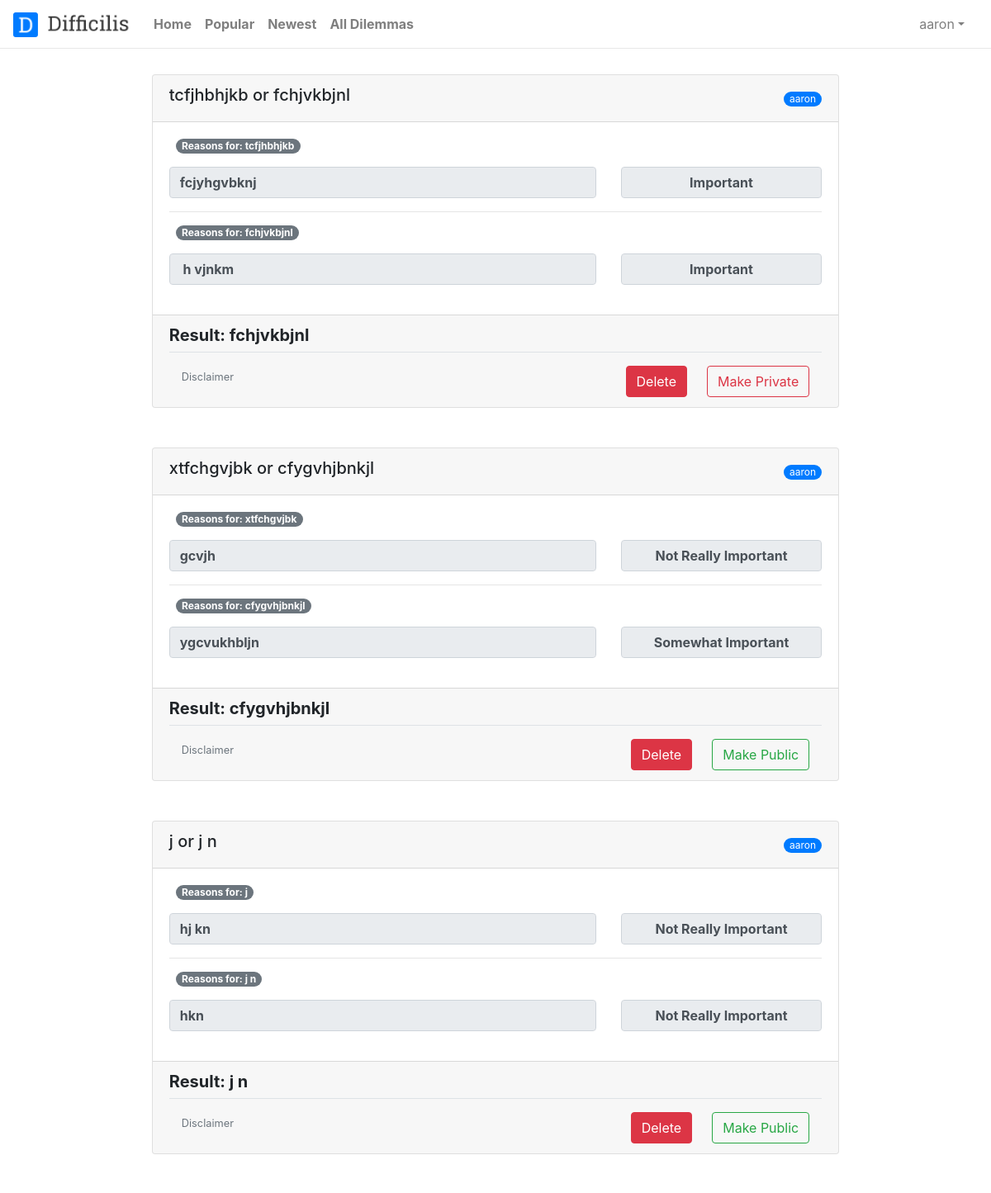
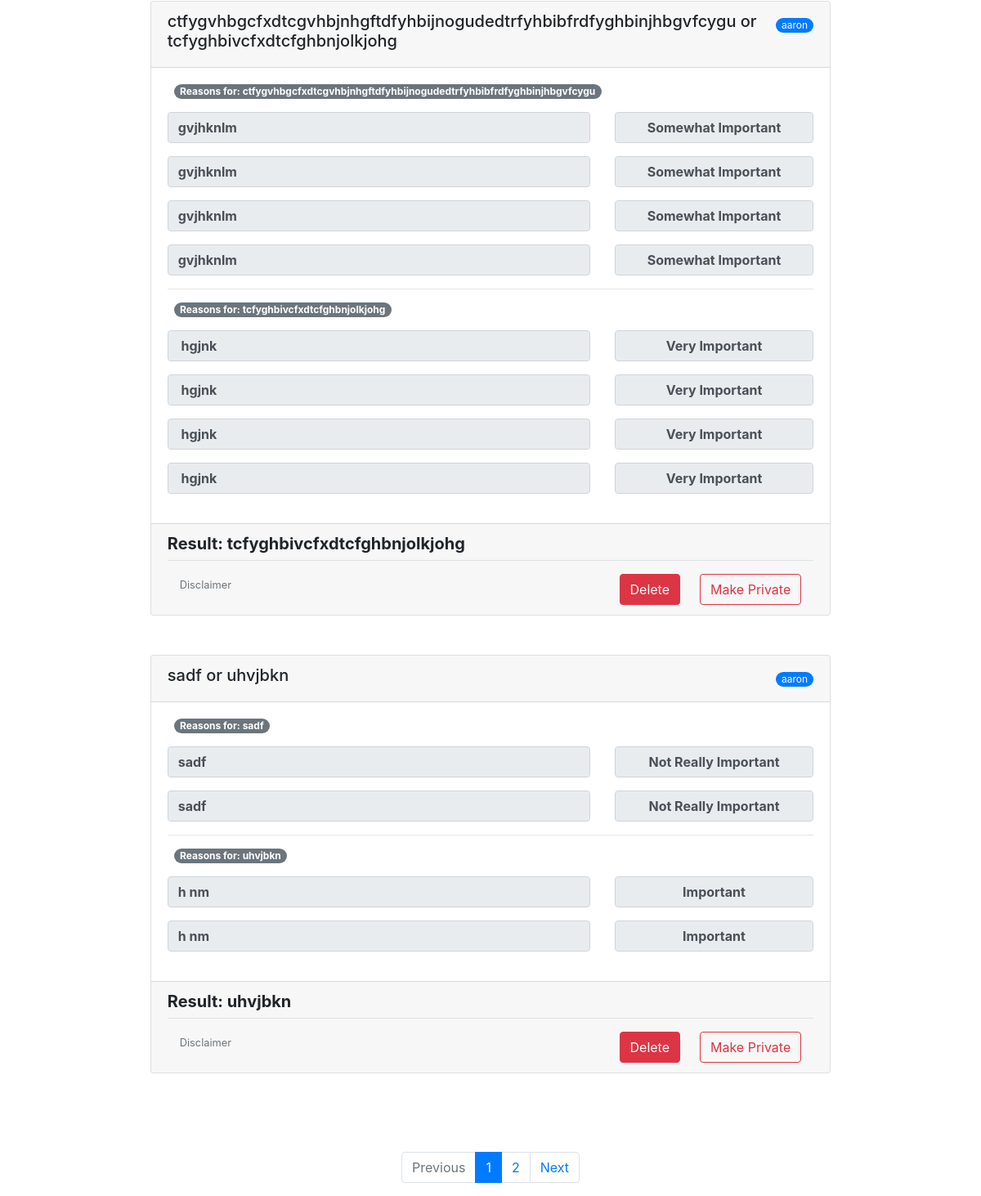
Page /all_user_dilemmas (signed in) on the committed database (2 pictures, top to bottom).
### easydilemma/models.py (models this page shows, shortened)
class Dilemma(VoteModel, models.Model):
    dilemma_part_one = models.ForeignKey(DilemmaPartOne, on_delete=models.CASCADE)
    dilemma_part_two = models.ForeignKey(DilemmaPartTwo, on_delete=models.CASCADE)
    result = models.TextField()
    user = models.ForeignKey(User, null=True, blank=True, default = None, on_delete=models.CASCADE)
    should_post = models.BooleanField(default=True)
    created_date = models.DateTimeField(default= timezone.now)

class DilemmaPartOne(models.Model):
    dilemma_part_one = models.CharField(max_length=500)

class DilemmaPartTwo(models.Model):
    dilemma_part_two = models.CharField(max_length=500)

class ReasonPartOne(models.Model):
    dilemma = models.ForeignKey(DilemmaPartOne, default=None, related_name="reason_part_one", on_delete=models.CASCADE)
    reason = models.TextField()
    selected_option = models.CharField(max_length=50)

class ReasonPartTwo(models.Model):
    dilemma = models.ForeignKey(DilemmaPartTwo, default=None, related_name="reason_part_two" , on_delete=models.CASCADE)
    reason = models.TextField()
    selected_option = models.CharField(max_length=50)

### easydilemma/views.py (the view)
# urls.py: path('all_user_dilemmas', views.all_user_dilemmas, name="all_user_dilemmas"),
@login_required
def all_user_dilemmas(request):
    get_all_dilemmas = Dilemma.objects.filter(user=request.user)
    paginator = Paginator(get_all_dilemmas, 5)
    page = request.GET.get('page', 1)
    all_dilemmas = paginator.page(page)
    context = {
        'all_dilemmas': all_dilemmas,
    }
    return render(request, 'easydilemma/all_user_dilemmas.html', context)

### easydilemma/templates/easydilemma/all_user_dilemmas.html (shortened to what this page needs)
<!DOCTYPE html>
<html lang="en">
<head>
    {% load static %}
    <link rel="stylesheet" href="https://maxcdn.bootstrapcdn.com/bootstrap/4.0.0/css/bootstrap.min.css">
    <link rel="stylesheet" href="../../static/easydilemma/css/main.css">
    <link rel="stylesheet" href="https://use.fontawesome.com/releases/v5.8.1/css/all.css">
</head>
<body>
    <header class="header">
        <nav class="navbar navbar-expand-lg fixed-top shadow navbar-light bg-white">
                <div class="d-flex">
                    <a class="navbar-brand grow" href="{% url 'easydilemma:index' %}"><img src="{% static 'easydilemma/images/Logo.png' %}" id="logo" style="max-height: 30px; max-width: 150px;;"  alt="Difficilis"></a>
                </div>
            <div class="collapse navbar-collapse" id="navbarCollapse">
                <ul class="navbar-nav">
                <li class="nav-item" ><a  href="{% url 'easydilemma:index' %}" class="nav-link font-weight-bold">Home</a></li>
                <li class="nav-item "><a  href="{% url 'easydilemma:popular_dilemmas' %}" class="nav-link font-weight-bold">Popular</a></li>
                <li class="nav-item"><a  href="{% url 'easydilemma:newest_dilemmas' %}" class="nav-link font-weight-bold">Newest</a></li>
                <li class="nav-item"><a  href="{% url 'easydilemma:all_dilemmas' %}" class="nav-link font-weight-bold">All Dilemmas</a></li>
                </ul>
                <ul class="navbar-nav ml-auto">
                    {% if user.is_authenticated %}
                    <li class="nav-item ml-lg-3 dropdown ">
                        <a class="nav-item nav-link dropdown-toggle mr-md-2" href="#" id="dropdownMenuButton" data-toggle="dropdown" aria-haspopup="true" aria-expanded="false">{{ user.username }}</a>
                    </li>
                    {% else %}
                    <li class="nav-item ml-lg-3 "><a  href="{% url 'easydilemma:dilemma' %}" class="btn btn-primary"><strong>New Dilemma</strong></a></li>
                    <li class="nav-item ml-lg-3 "><a  href="{% url 'users:login' %}" class="btn btn-outline-primary navbar_btn" ><strong>LOG IN</strong></a></li>
                    {% endif %}
                </ul>
            </div>
        </nav>
        </header>
{% if all_dilemmas|length > 0 %}
    {% for dilemma in all_dilemmas %}
        <div class="container mb-5">
                <div class="card w-75 mx-auto">
                    <div class="card-header">
                        {% if dilemma.user is None %}
                            <span class="small badge badge-pill badge-primary font-weight-normal float-right mt-2 align-middle">anonymous_45{{ dilemma.id }}</span>
                        {% else %}
                            <span class="small badge badge-pill badge-primary font-weight-normal float-right mt-2 align-middle">{{ dilemma.user }}</span>
                        {% endif %}
                        <h5>{{ dilemma.dilemma_part_one.dilemma_part_one }} or {{ dilemma.dilemma_part_two.dilemma_part_two }}</h5>
                    </div>
                    <div class="card-body">
                        <div class="row mb-3 ml-2">
                            <span class="badge badge-pill badge-secondary text-truncate">Reasons for: {{ dilemma.dilemma_part_one.dilemma_part_one }}</span>
                        </div>
                        {% for reason in dilemma.dilemma_part_one.reason_part_one.all %}
                            <div class="row mb-3">
                                <div class="col-md-8">
                                    <input type="text" class="form-control font-weight-bold expand-reason text-truncate" value="{{ reason.reason }}" readonly>
                                </div>
                                <div class="col-md-4">
                                        {% if reason.selected_option == "1" %}
                                            <input type="text" class="form-control text-center font-weight-bold" value="Not Really Important" readonly>
                                        {% elif reason.selected_option == "2" %}
                                            <input type="text" class="form-control text-center font-weight-bold" value="Somewhat Important" readonly>
                                        {% elif reason.selected_option == "3" %}
                                            <input type="text" class="form-control text-center font-weight-bold" value="Important" readonly>
                                        {% elif reason.selected_option == "4" %}
                                            <input type="text" class="form-control text-center font-weight-bold" value="Very Important" readonly>
                                        {% elif reason.selected_option == "5" %}
                                            <input type="text" class="form-control text-center font-weight-bold" value="Extremely Important" readonly>
                                        {% endif %}
                                </div>
                            </div>
                        {% endfor %}
                        <hr>
                        <div class="row mb-3 ml-2">
                            <span class="badge badge-pill badge-secondary text-truncate">Reasons for: {{ dilemma.dilemma_part_two.dilemma_part_two }}</span>
                        </div>
                        {% for reason in dilemma.dilemma_part_two.reason_part_two.all %}
                            <div class="row mb-3">
                                <div class="col-md-8">
                                    <input type="text" class="form-control font-weight-bold expand-reason text-truncate" value="{{ reason.reason }}" readonly>
                                </div>
                                <div class="col-md-4">
                                        {% if reason.selected_option == "1" %}
                                            <input type="text" class="form-control text-center font-weight-bold" value="Not Really Important" readonly>
                                        {% elif reason.selected_option == "2" %}
                                            <input type="text" class="form-control text-center font-weight-bold" value="Somewhat Important" readonly>
                                        {% elif reason.selected_option == "3" %}
                                            <input type="text" class="form-control text-center font-weight-bold" value="Important" readonly>
                                        {% elif reason.selected_option == "4" %}
                                            <input type="text" class="form-control text-center font-weight-bold" value="Very Important" readonly>
                                        {% elif reason.selected_option == "5" %}
                                            <input type="text" class="form-control text-center font-weight-bold" value="Extremely Important" readonly>
                                        {% endif %}
                                </div>
                            </div>
                        {% endfor %}
                    </div>
            <div class="card-footer">
                <h5 class="text-large font-weight-bold">Result: {{ dilemma.result }} </span> </h5>
                <div class="float-right col-sm-12  pt-3 border-top">
                    {% if not dilemma.should_post %}
                        <a  href="{% url 'users:make_public' dilemma.id %}" class="btn float-right btn-outline-success ml-4 ">Make Public</a>
                    {% else %}
                    <a  href="{% url 'users:make_private' dilemma.id %}" class="btn float-right btn-outline-danger ml-4 ">Make Private</a>
                    {% endif %}
                    <a  href="{% url 'users:del_dilemma' dilemma.id %}" class="btn float-right btn-danger ">Delete</a>
                    <a href="{% url 'easydilemma:disclaimer' %}" target="_blank"><small class="text-muted">Disclaimer</small></a>
                </div>
            </div>
            </div>
        </div>
    {% endfor %}
    <br> <br>
    {% if all_dilemmas.has_other_pages %}
        <div class="container d-flex justify-content-center">
        <nav aria-label="Page navigation example">
                <ul class="pagination">
                    {% if all_dilemmas.has_previous %}
                        <li class="page-item"><a class="page-link" href="?page={{ all_dilemmas.previous_page_number }}">Previous</a></li>
                    {% else %}
                        <li class="page-item disabled"><a class="page-link" >Previous</a></li>
                    {% endif %}
                    {% for i in all_dilemmas.paginator.page_range %}
                        {% if all_dilemmas.number == i %}
                            <li class="active page-item"><a class="page-link" href="?page={{ i }}">{{ i }}<span class="sr-only">(current)</span></a></li>
                        {% else %}
                            <li class="page-item"><a class="page-link" href="?page={{ i }}">{{ i }}</a></li>
                        {% endif %}
                    {% endfor %}
                    {% if all_dilemmas.has_next %}
                        <li class="page-item"><a class="page-link" href="?page={{ all_dilemmas.next_page_number }}">Next</a></li>
                    {% else %}
                    <li class="page-item disabled"><a class="page-link" >Next</a></li>
                    {% endif %}
                </ul>
            </nav>
                </div>
    {% endif %}
{% endif %}
</body>
</html>

### easydilemma/static/easydilemma/css/main.css (style rules this page uses)
.navbar { border-bottom:1px solid #e7e7e7; }
body { padding-top:90px; }

### rows in the picture
Dilemma: user "aaron", dilemma_part_one.dilemma_part_one "tcfjhbhjkb", dilemma_part_two.dilemma_part_two "fchjvkbjnl", result "fchjvkbjnl", should_post "Make Private"
ReasonPartOne: reason "fcjyhgvbknj"
ReasonPartTwo: reason "h vjnkm"
Dilemma: user "aaron", dilemma_part_one.dilemma_part_one "xtfchgvjbk", dilemma_part_two.dilemma_part_two "cfygvhjbnkjl", result "cfygvhjbnkjl", should_post "Make Public"
ReasonPartOne: reason "gcvjh"
ReasonPartTwo: reason "ygcvukhbljn"
Dilemma: user "aaron", dilemma_part_one.dilemma_part_one "j", dilemma_part_two.dilemma_part_two "j n", result "j n", should_post "Make Public"
ReasonPartOne: reason "hj kn"
ReasonPartTwo: reason "hkn"
Dilemma: user "aaron", dilemma_part_one.dilemma_part_one "ctfygvhbgcfxdtcgvhbjnhgftdfyhbijnogudedtrfyhbibfrdfyghbinjhbgvfcygu", dilemma_part_two.dilemma_part_two "tcfyghbivcfxdtcfghbnjolkjohg", result "tcfyghbivcfxdtcfghbnjolkjohg", should_post "Make Private"
ReasonPartOne: reason "gvjhknlm"
ReasonPartOne: reason "gvjhknlm"
ReasonPartOne: reason "gvjhknlm"
ReasonPartOne: reason "gvjhknlm"
ReasonPartTwo: reason "hgjnk"
ReasonPartTwo: reason "hgjnk"
ReasonPartTwo: reason "hgjnk"
ReasonPartTwo: reason "hgjnk"
Dilemma: user "aaron", dilemma_part_one.dilemma_part_one "sadf", dilemma_part_two.dilemma_part_two "uhvjbkn", result "uhvjbkn", should_post "Make Private"
ReasonPartOne: reason "sadf"
ReasonPartOne: reason "sadf"
ReasonPartTwo: reason "h nm"
ReasonPartTwo: reason "h nm"

### other values in the picture
{{ user.username }} "aaron"
{{ i }} "1"
{{ i }} "2"
